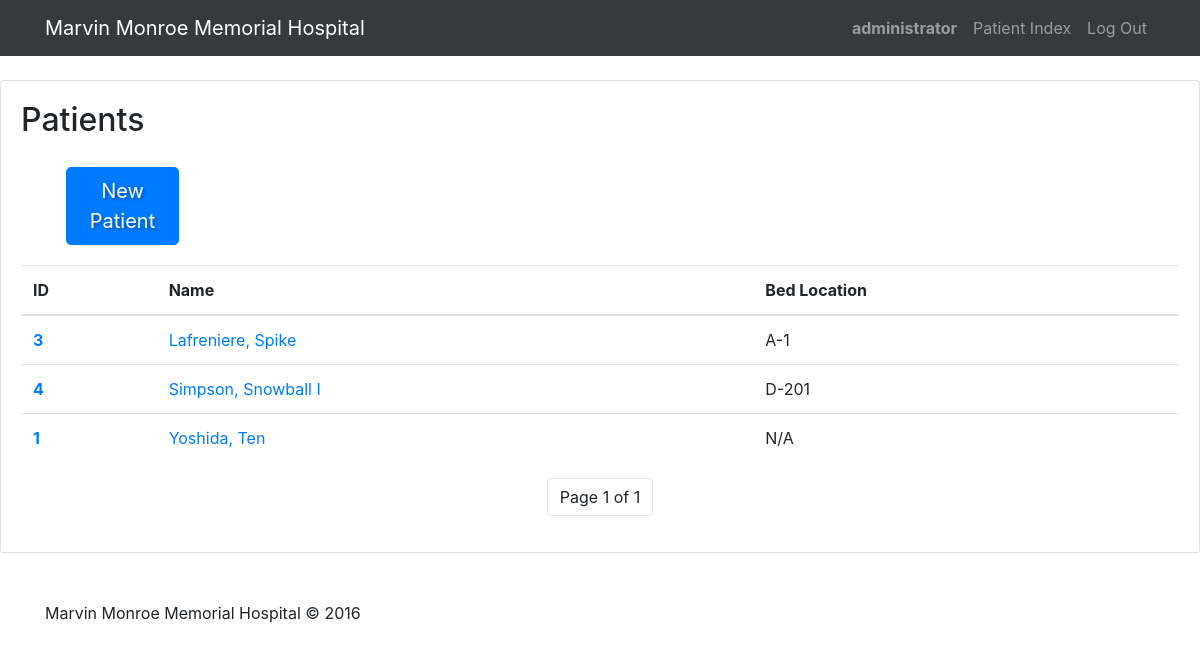
Page /patientindex (signed in) on the committed database.
### hms/models.py (models this page shows, shortened)
class User(AbstractUser):
    pass

class Patient(models.Model):
    GENDER_CHOICES = [
        ('M', 'Male'),
        ('F', 'Female'),
        ('O', 'Other')
    ]
    BLOOD_TYPES = [
        ('APOS', 'A+'),
        ('ANEG', 'A-'),
        ('BPOS', 'B+'),
        ('BNEG', 'B-'),
        ('OPOS', 'O+'),
        ('ONEG', 'O-'),
        ('ABPOS', 'AB+'),
        ('ABNEG', 'AB-'),
        ('UNKNOWN', 'Unknown')
    ]
    first_name = models.CharField(max_length=200, blank=True, default='N/A')
    last_name = models.CharField(max_length=200, blank=True, default='N/A')
    gender = models.CharField(max_length=100, null=True, blank=True, default='Other', choices=GENDER_CHOICES)
    address = models.CharField(max_length=400, blank=True, default='N/A')
    birth_date = models.DateField(null=True, blank=True, default='N/A')
    phone = models.CharField(max_length=200, blank=True, default='N/A')
    email = models.CharField(max_length=200, blank=True, default='N/A')
    avatar = models.ImageField(null=True, blank=True)
    height_cm = models.DecimalField(default="0.00", decimal_places=2, max_digits=5, blank=True, null=True)
    weight_kg = models.DecimalField(default="0.00", decimal_places=2, max_digits=50, blank=True, null=True)
    blood_type = models.CharField(max_length=100, null=True, default="Unknown", choices=BLOOD_TYPES)
    contact_name = models.CharField(max_length=200, blank=True, default='N/A')
    contact_relationship = models.CharField(max_length=200, blank=True, default='N/A')
    contact_phone = models.CharField(max_length=200, blank=True, default='N/A')
    contact_email = models.CharField(max_length=200, blank=True, default='N/A')
    insurance_policy_provider = models.CharField(max_length=200, blank=True, default='N/A')
    insurance_policy_number = models.CharField(max_length=200, blank=True, default='N/A')
    bed_location = models.CharField(max_length=200, blank=True, default='N/A')
    timestamp = models.DateTimeField(auto_now_add=True)

### hms/views.py (the view)
# urls.py: path("patientindex", views.patientindex, name="patientindex"),
@login_required(login_url='login') # From https://docs.djangoproject.com/en/dev/ref/settings/#login-redirect-url
def patientindex(request):
    patients= Patient.objects.order_by('last_name').all()
    paginator = Paginator(patients, 20) # Show 20 patients per page.
    page_number = request.GET.get('page')
    page_obj = paginator.get_page(page_number)
    context = {"patients": page_obj}
    return render(request, "hms/patientindex.html", context)

### hms/templates/hms/patientindex.html (shortened to what this page needs)
{% extends "hms/layout.html" %}
{% load static %}
{% block body %}
<br>
<div class="row">
	<div class="col">
		<div class="card card-body">
      		<h2>Patients</h2>
      		<div class="col col-lg-2">
      			<div class="card card-body border-0">
					<a class="btn btn-primary btn-lg splash-but" role="button" href="{% url 'addpatient' %}">New Patient</a>
      			</div>
      		</div>
			<div>
      		{% if patients %}
        		<table class="table">
          			<thead>
            			<tr>
              				<th scope="col">ID</th>
              				<th scope="col">Name</th>
              				<th scope="col">Bed Location</th>
            			</tr>
          			</thead>
          			<tbody>
            			{% for patient in patients %}
            					<tr>
              						<th scope="row" id="patient-{{ patient.id }}"><a href="{% url 'patient' patient.id %}" class="rowlink">{{ patient.id }}</a></th>
              						<td id="name-{{ patient.id }}"><a href="{% url 'patient' patient.id %}" class="rowlink">{{ patient.last_name }}, {{ patient.first_name }}</a></td>
              						<td id="location-{{ patient.id }}">{{ patient.bed_location }}</td>
            					</tr>
            			{% endfor %}
          			</tbody>
        		</table>
				<nav>
					<ul class="pagination justify-content-center">
    					<li class="page-item"><a class="page-link">Page {{ patients.number }} of {{ patients.paginator.num_pages }}</a></li>
    				</ul>
				</nav>
      		{% else %}
        		<p>No patients recorded!</p>
      		{% endif %}
      		</div>
		</div>
	</div>
</div>
<br>
{% endblock %}

### hms/templates/hms/layout.html (shortened to what this page needs)
{% load static %}
<!DOCTYPE html>
<html>
<head>
    <link rel="stylesheet" href="https://stackpath.bootstrapcdn.com/bootstrap/4.3.1/css/bootstrap.min.css">
    <link rel="stylesheet" href="{% static 'styles.css' %}">
</head>
<body>
    <nav class="navbar navbar-dark navbar-expand-sm bg-dark">
        <div class="container">
            <a class="navbar-brand" href="{% url 'index' %}">Marvin Monroe Memorial Hospital</a>
            <div class="collapse navbar-collapse">
                <ul class="nav navbar-nav ml-auto">
                    {% if user.is_authenticated %}
                        <li class="nav-item">
                            <a class="nav-link" href=""><strong>{{ user.username }}</strong></a>
                        </li>
                    {% endif %}
                    {% if user.is_authenticated %}
                        <li class="nav-item">
                            <a class="nav-link" href="{% url 'patientindex' %}">Patient Index</a>
                        </li>
                        <li class="nav-item">
                            <a class="nav-link" href="{% url 'logout' %}">Log Out</a>
                        </li>
                    {% endif %}
                </ul>
            </div>
        </div>
    </nav>
    <div class="body">
        {% block body %}
        {% endblock %}
    </div>
    <br>
    <footer class="site-footer">
        <div class="row">
            <div class="container">
                <span>Marvin Monroe Memorial Hospital © 2016</span>
            </div>
        </div>
    </footer>
</body>
</html>

### hms/static/styles.css (style rules this page uses)
.splash-but { float: right; text-transform: capitalize; margin-left: 10px; color: #fff; text-shadow: 2px 2px 3px rgba(0,0,0,.3); }

### rows in the picture
User: username "administrator"
Patient: id "3", last_name "Lafreniere", first_name "Spike", bed_location "A-1"
Patient: id "4", last_name "Simpson", first_name "Snowball I", bed_location "D-201"
Patient: id "1", last_name "Yoshida", first_name "Ten", bed_location "N/A"

### other values in the picture
{{ patients.number }} "1"
{{ patients.paginator.num_pages }} "1"
